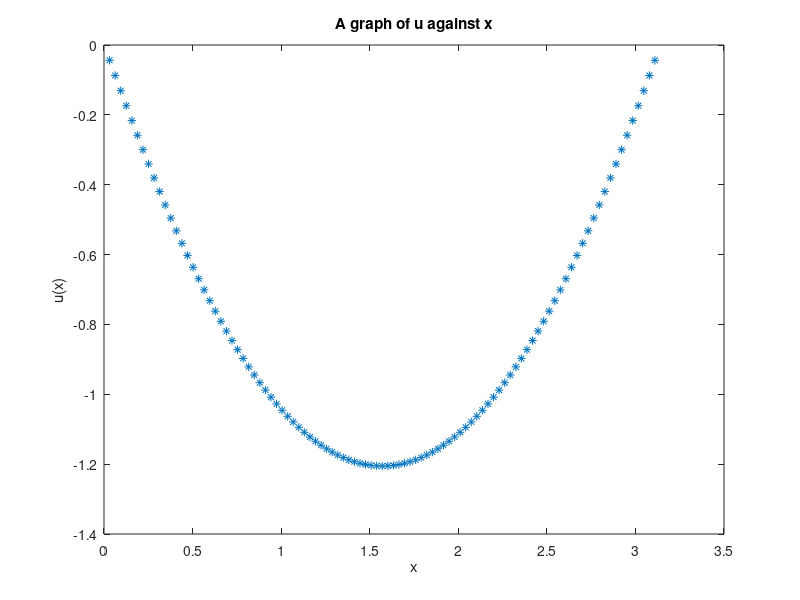

Write MATLAB code to recreate this figure.
%computing u using DST
N=100;
a=1;
b=-2;
h=pi/N;

j=[1:N-1];
xj=h*j;
f=(h^2)*tanh(4*sin(pi*j/N));
ft=transpose(f);
%Obtaining fcap
fcap=dst(ft);

%Obtaining ucap
uc=2*a*cos(pi*j/N) + b;
ucap=fcap./transpose(uc);

%obtaing u from ucap
u=idst(ucap);
fprintf('%10s %16.8e\n',u);

%ploting the solution of u
plot(xj,u,'*');
ylabel('u(x)');
xlabel('x');
title('A graph of u against x');

